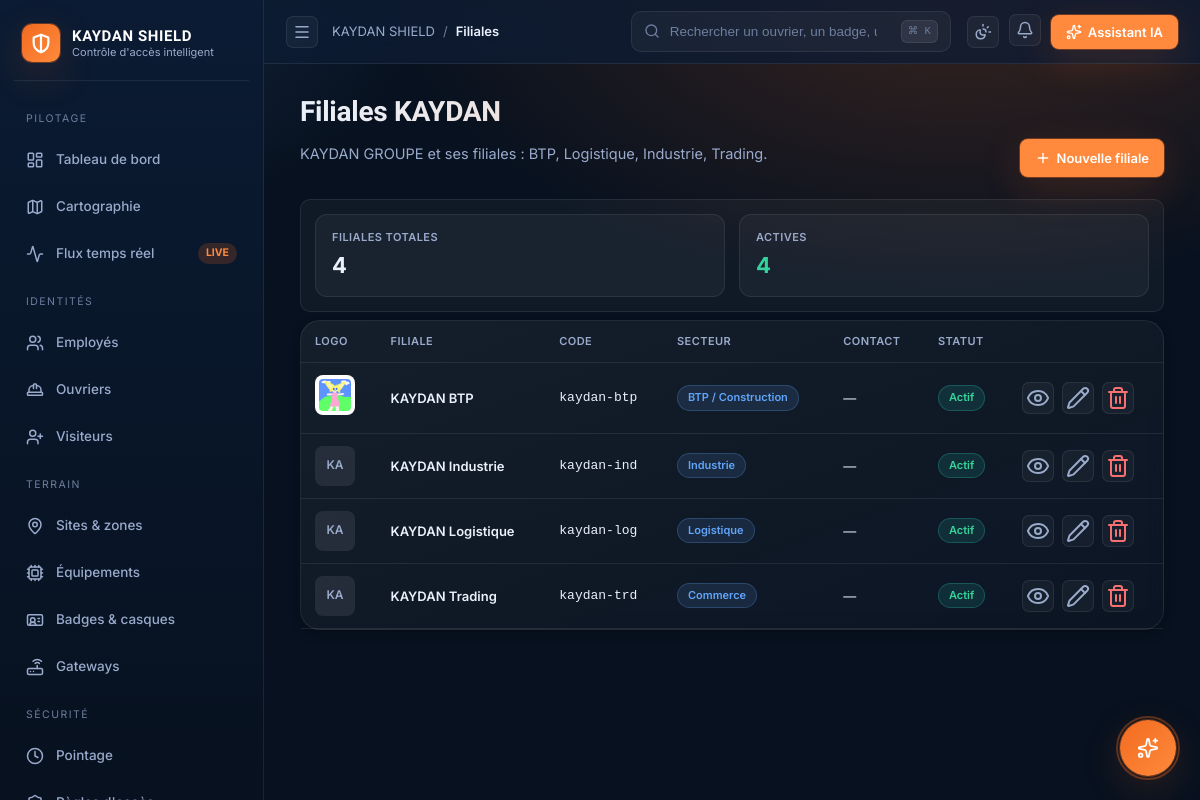
The page /companies/ (signed in) on the database its author committed.
### core/models.py (models this page shows, shortened)
class UUIDModel(models.Model):
    uuid = models.UUIDField(default=uuid.uuid4, editable=False, unique=True, db_index=True)
    class Meta:
        abstract = True

class TimeStampedModel(models.Model):
    created_at = models.DateTimeField(auto_now_add=True, db_index=True)
    updated_at = models.DateTimeField(auto_now=True)
    created_by = models.ForeignKey(
        settings.AUTH_USER_MODEL, null=True, blank=True,
        on_delete=models.SET_NULL, related_name="+",
    )
    updated_by = models.ForeignKey(
        settings.AUTH_USER_MODEL, null=True, blank=True,
        on_delete=models.SET_NULL, related_name="+",
    )
    class Meta:
        abstract = True

class Company(UUIDModel, TimeStampedModel):
    SECTOR_CHOICES = [
        ("btp", "BTP / Construction"), ("logistics", "Logistique"),
        ("industry", "Industrie"), ("services", "Services"),
        ("trading", "Commerce"), ("other", "Autre"),
    ]
    tenant = models.ForeignKey(Tenant, on_delete=models.CASCADE, related_name="companies")
    name = models.CharField(max_length=180)
    code = models.SlugField(max_length=40)
    legal_name = models.CharField(max_length=240, blank=True)
    tax_id = models.CharField("IFU / N° fiscal", max_length=40, blank=True)
    sector = models.CharField(max_length=24, choices=SECTOR_CHOICES, default="services")
    contact_name = models.CharField(max_length=180, blank=True)
    contact_email = models.EmailField(blank=True)
    contact_phone = models.CharField(max_length=32, blank=True)
    is_active = models.BooleanField(default=True)
    logo = models.ImageField(
        upload_to="companies/logos/", null=True, blank=True,
        help_text="Logo de la filiale (imprimé sur les badges employés).",
    )
    class Meta:
        unique_together = ("tenant", "code")
        ordering = ["name"]

### administration/views.py (the view)
# urls.py: path("companies/",        views.CompaniesView.as_view(),     name="admin-companies"),
class CompaniesView(BaseAdminView):
    template_name = "administration/companies.html"
    active_nav = "companies"
    page_title = "Filiales KAYDAN"
    breadcrumb = "Filiales"
    def get_context_data(self, **kwargs):
        ctx = super().get_context_data(**kwargs)
        try:
            from core.models import Company
            qs = Company.objects.all().order_by("-is_active", "name")
            page_obj, page_qs = paginate(qs, self.request, per_page=25)
            ctx["page_obj"] = page_obj
            ctx["companies"] = page_qs
            ctx["total"] = Company.objects.count()
            ctx["active_count"] = Company.objects.filter(is_active=True).count()
        except Exception:
            ctx["companies"] = []
            ctx["total"] = 0
            ctx["active_count"] = 0
        return ctx

### accounts/rbac.py (called while the page is built, shortened)
def user_permissions(user) -> set[str]:
    if not user or not user.is_authenticated:
        return set()
    if user.is_superuser:
        return {"*"}

### administration/views.py (called while the page is built, shortened)
def paginate(qs, request, per_page: int = 25, page_param: str = "page"):
    from django.core.paginator import EmptyPage, Paginator
    paginator = Paginator(qs, per_page)
    raw = request.GET.get(page_param) or "1"
    try:
        page_num = int(raw)
    except (TypeError, ValueError):
        page_num = 1
    try:
        page_obj = paginator.page(page_num)
    except EmptyPage:
        page_obj = paginator.page(paginator.num_pages or 1)
    return page_obj, list(page_obj.object_list)

    def dispatch(self, request, *args, **kwargs):
        if not request.user.is_authenticated:
            from django.shortcuts import redirect
            from urllib.parse import urlencode
            return redirect(f"/auth/login/?{urlencode({'next': request.get_full_path()})}")
        codes = self.permission_required
        return super().dispatch(request, *args, **kwargs)

    def get_context_data(self, **kwargs):
        ctx = super().get_context_data(**kwargs)
        ctx.update({
            "active_nav": self.active_nav,
            "page_title": self.page_title,
            "page_subtitle": self.page_subtitle,
            "breadcrumb": self.breadcrumb or self.page_title,
            "open_alerts_count": self._safe_count("antifraud", "FraudAlert", status="open"),
        })
        try:
            from accounts.rbac import user_permissions
            ctx["user_perms"] = user_permissions(self.request.user)
        except Exception:
            ctx["user_perms"] = set()
        return ctx

    @staticmethod
    def _safe_count(app_label: str, model_name: str, **filters) -> int:
        try:
            from django.apps import apps
            return apps.get_model(app_label, model_name).objects.filter(**filters).count()
        except Exception:
            return 0

### templates/administration/companies.html (shortened to what this page needs)
{% extends "layout/base.html" %}
{% load admin_filters %}
{% block page_subtitle %}KAYDAN GROUPE et ses filiales : BTP, Logistique, Industrie, Trading.{% endblock %}
{% block breadcrumb %}Filiales{% endblock %}
{% block page_actions %}
  <a class="btn btn-primary" href="{% url 'admin-company-create' %}"><i data-lucide="plus" style="width:16px;height:16px"></i> Nouvelle filiale</a>
{% endblock %}
{% block content %}
  <section class="statstrip mb-2">
    <div><div class="label">Filiales totales</div><div class="value">{{ total }}</div></div>
    <div><div class="label">Actives</div><div class="value text-success">{{ active_count }}</div></div>
  </section>
  <section class="card" style="padding:0">
    {% if companies %}
      <div class="table-wrap"><table class="table">
        <thead><tr>
          <th>Logo</th><th>Filiale</th><th>Code</th><th>Secteur</th>
          <th>Contact</th><th>Statut</th><th></th>
        </tr></thead>
        <tbody>
          {% for c in companies %}
          <tr>
            <td>{% if c.logo %}<img src="{{ c.logo.url }}" style="width:40px;height:40px;border-radius:8px;object-fit:contain;background:#fff;padding:4px">{% else %}<div class="avatar" style="width:40px;height:40px;border-radius:8px;font-size:12px">{{ c.name|slice:":2"|upper }}</div>{% endif %}</td>
            <td><div style="font-weight:600">{{ c.name }}</div>{% if c.legal_name %}<div class="text-dim" style="font-size:11px">{{ c.legal_name }}</div>{% endif %}</td>
            <td class="mono">{{ c.code }}</td>
            <td><span class="pill pill-info">{{ c.get_sector_display|default:c.sector }}</span></td>
            <td>{{ c.contact_email|default:"—" }}</td>
            <td>{% if c.is_active %}<span class="pill pill-success">Actif</span>{% else %}<span class="pill pill-muted">Inactif</span>{% endif %}</td>
            <td><div class="row gap-2">
              <a class="icon-btn" href="{% url 'admin-company-detail' c.pk %}"><i data-lucide="eye"></i></a>
              <a class="icon-btn" href="{% url 'admin-company-update' c.pk %}"><i data-lucide="pencil"></i></a>
              <a class="icon-btn" href="{% url 'admin-company-delete' c.pk %}" style="color:var(--danger)"><i data-lucide="trash-2"></i></a>
            </div></td>
          </tr>
          {% endfor %}
        </tbody>
      </table></div>
    {% else %}
      {% include "administration/_partials/empty_card.html" with icon="building-2" title="Aucune filiale" cta_label="Créer une filiale" cta_url="/companies-mng/new/" %}
    {% endif %}
  </section>
{% endblock %}

### templates/layout/base.html (shortened to what this page needs)
{% load static %}
<!doctype html>
<html lang="fr" data-theme="dark">
<head>
</head>
<body x-data="kaydanShell()">
  <div class="app" :class="{ 'is-collapsed': collapsed }">
    <aside class="sidebar" aria-label="Navigation principale">
      <div class="brand">
        <div class="brand-mark" aria-hidden="true">
          <svg viewBox="0 0 24 24" fill="none" stroke="currentColor" stroke-width="2.4" stroke-linecap="round" stroke-linejoin="round">
            <path d="M12 3 L20 6 V12 C20 17 16.5 20.5 12 22 C7.5 20.5 4 17 4 12 V6 Z"/>
            <path d="M12 3 V22"/>
          </svg>
        </div>
        <div class="brand-text">
          <div class="name">KAYDAN&nbsp;SHIELD</div>
          <div class="tag">Contrôle d'accès intelligent</div>
        </div>
      </div>
      <div class="nav-section">Pilotage</div>
      <a class="nav-item {% if active_nav == 'dashboard' %}active{% endif %}" href="{% url 'admin-dashboard' %}">
        <i data-lucide="layout-dashboard" class="icon"></i>
        <span class="label">Tableau de bord</span>
      </a>
      <a class="nav-item {% if active_nav == 'map' %}active{% endif %}" href="{% url 'admin-map' %}">
        <i data-lucide="map" class="icon"></i>
        <span class="label">Cartographie</span>
      </a>
      <a class="nav-item {% if active_nav == 'realtime' %}active{% endif %}" href="{% url 'admin-realtime' %}">
        <i data-lucide="activity" class="icon"></i>
        <span class="label">Flux temps réel</span>
        <span class="badge">LIVE</span>
      </a>
      <div class="nav-section">Identités</div>
      <a class="nav-item {% if active_nav == 'employees' %}active{% endif %}" href="{% url 'admin-employees' %}">
        <i data-lucide="users" class="icon"></i><span class="label">Employés</span>
      </a>
      <a class="nav-item {% if active_nav == 'workers' %}active{% endif %}" href="{% url 'admin-workers' %}">
        <i data-lucide="hard-hat" class="icon"></i><span class="label">Ouvriers</span>
      </a>
      <a class="nav-item {% if active_nav == 'visitors' %}active{% endif %}" href="{% url 'admin-visitors' %}">
        <i data-lucide="user-plus" class="icon"></i><span class="label">Visiteurs</span>
      </a>
      <div class="nav-section">Terrain</div>
      <a class="nav-item {% if active_nav == 'sites' %}active{% endif %}" href="{% url 'admin-sites' %}">
        <i data-lucide="map-pin" class="icon"></i><span class="label">Sites &amp; zones</span>
      </a>
      <a class="nav-item {% if active_nav == 'devices' %}active{% endif %}" href="{% url 'admin-devices' %}">
        <i data-lucide="cpu" class="icon"></i><span class="label">Équipements</span>
      </a>
      <a class="nav-item {% if active_nav == 'badges' %}active{% endif %}" href="{% url 'admin-badges' %}">
        <i data-lucide="id-card" class="icon"></i><span class="label">Badges &amp; casques</span>
      </a>
      <a class="nav-item {% if active_nav == 'gateways' %}active{% endif %}" href="{% url 'admin-gateways' %}">
        <i data-lucide="router" class="icon"></i><span class="label">Gateways</span>
      </a>
      <div class="nav-section">Sécurité</div>
      <a class="nav-item {% if active_nav == 'attendance' %}active{% endif %}" href="{% url 'admin-attendance' %}">
        <i data-lucide="clock" class="icon"></i><span class="label">Pointage</span>
      </a>
      <a class="nav-item {% if active_nav == 'access' %}active{% endif %}" href="{% url 'admin-access-rules' %}">
        <i data-lucide="shield" class="icon"></i><span class="label">Règles d'accès</span>
      </a>
    </aside>
    <header class="topbar">
      <div class="topbar-left">
        <button class="icon-btn" @click="collapsed = !collapsed" aria-label="Replier la navigation">
          <i data-lucide="menu"></i>
        </button>
        <nav class="crumbs" aria-label="Fil d'Ariane">
          <span>KAYDAN SHIELD</span>
          <span class="sep">/</span>
          <span class="current">{% block breadcrumb %}Tableau de bord{% endblock %}</span>
        </nav>
      </div>
      <label class="search">
        <i data-lucide="search" style="width:16px;height:16px;color:var(--text-dim)"></i>
        <input type="search" placeholder="Rechercher un ouvrier, un badge, un site..." />
        <span class="kbd">⌘ K</span>
      </label>
      <div class="topbar-right">
        <button class="icon-btn" @click="toggleTheme()" aria-label="Changer de thème">
          <i data-lucide="sun-moon"></i>
        </button>
        <div class="notif-wrap" x-data="kaydanNotifs()" x-init="init()" @click.outside="open=false">
          <button class="icon-btn" @click="toggle()" aria-label="Notifications" :aria-expanded="open">
            <i data-lucide="bell"></i>
          </button>
        </div>
        <button class="btn btn-primary" @click="aiOpen = true">
          <i data-lucide="sparkles" style="width:16px;height:16px"></i>
          <span>Assistant IA</span>
        </button>
      </div>
    </header>
    <main class="main">
      <div class="page-header">
        <div class="page-title">
          <h1>{% block page_title %}Vue d'ensemble{% endblock %}</h1>
          <p>{% block page_subtitle %}Suivi en direct des accès, des pointages et des alertes sur l'ensemble du périmètre.{% endblock %}</p>
        </div>
        <div class="row">
          {% block page_actions %}{% endblock %}
        </div>
      </div>
      {% block content %}{% endblock %}
    </main>
  </div>
  <button class="ai-fab" @click="aiOpen = !aiOpen" :aria-expanded="aiOpen" aria-label="Ouvrir l'assistant IA">
    <i data-lucide="sparkles" style="width:22px;height:22px"></i>
  </button>
</body>
</html>

### templates/administration/_partials/pagination.html (shortened to what this page needs)
{% load admin_filters %}

### rows shown on the page
Company: logo (picture), name "KAYDAN BTP", code "kaydan-btp", sector "BTP / Construction", contact_email "—", is_active "Actif"
Company: name "KA", name "KAYDAN Industrie", code "kaydan-ind", sector "Industrie", contact_email "—", is_active "Actif"
Company: name "KA", name "KAYDAN Logistique", code "kaydan-log", sector "Logistique", contact_email "—", is_active "Actif"
Company: name "KA", name "KAYDAN Trading", code "kaydan-trd", sector "Commerce", contact_email "—", is_active "Actif"

### other values the page prints
{{ total }} "4"
{{ active_count }} "4"
